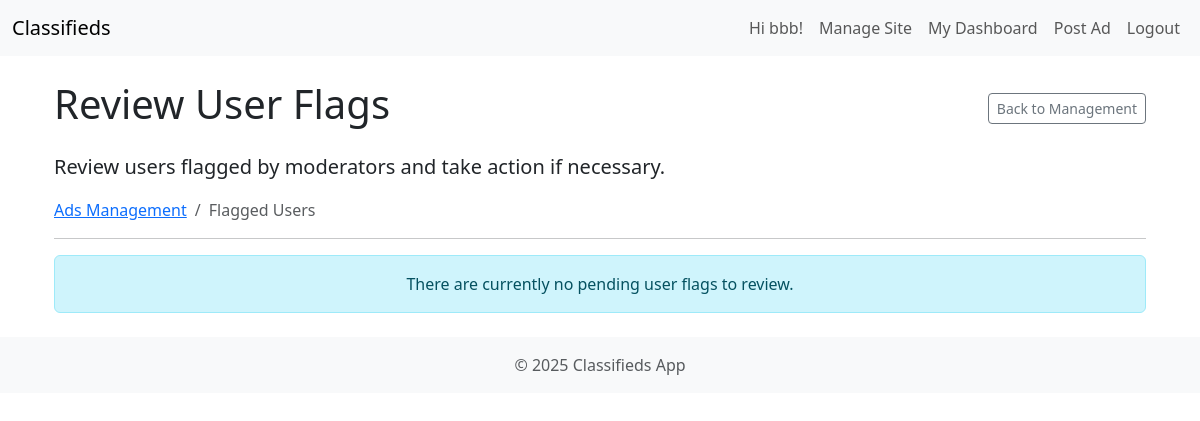
The app's page /manage/flags/ (signed in), older data.
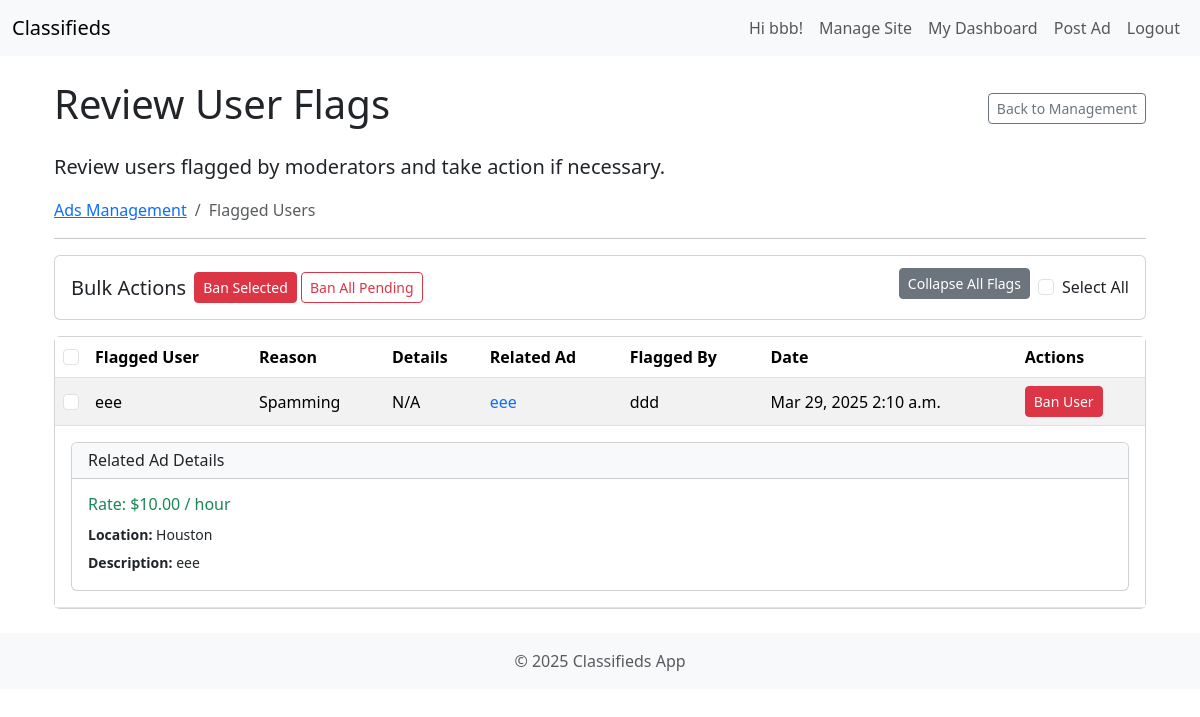
The same page, newer data.
### listings/models.py (models this page shows, shortened)
class UserFlag(models.Model):
   REASON_SPAM = 'SPAM'
   REASON_SCAM = 'SCAM'
   REASON_HACK = 'HACK'
   REASON_OTHER = 'OTHER'
   REASON_CHOICES = [
       (REASON_SPAM, 'Spamming'),
       (REASON_SCAM, 'Scamming / Fraud'),
       (REASON_HACK, 'Hacking / Malicious Activity'),
       (REASON_OTHER, 'Other (See Details)'),
   ]
   STATUS_PENDING = 'PENDING'
   STATUS_RESOLVED = 'RESOLVED'
   STATUS_CHOICES = [
       (STATUS_PENDING, 'Pending Review'),
       (STATUS_RESOLVED, 'Resolved'),
   ]
   flagged_user = models.ForeignKey(
       User,
       on_delete=models.CASCADE,
       related_name='flags_received',
       help_text="The user being reported."
   )
   moderator = models.ForeignKey(
       User,
       on_delete=models.SET_NULL, # Keep flag even if moderator account deleted
       null=True,
       related_name='flags_submitted',
       help_text="The moderator who submitted this flag."
   )
   reason = models.CharField(
       max_length=10,
       choices=REASON_CHOICES,
       help_text="The primary reason for flagging this user."
   )
   details = models.TextField(
       blank=True,
       help_text="Provide specific details, especially if 'Other' reason is selected."
   )
   created_at = models.DateTimeField(auto_now_add=True)
   status = models.CharField(
       max_length=10,
       choices=STATUS_CHOICES,
       default=STATUS_PENDING,
       db_index=True # Index for faster filtering
   )
   class Meta:
       ordering = ['-created_at'] # Show newest flags first
       verbose_name = "User Flag"
       verbose_name_plural = "User Flags"

class Ad(models.Model):
    STATUS_PENDING = 'pending'
    STATUS_APPROVED = 'approved'
    STATUS_DENIED = 'denied'
    STATUS_CHOICES = [
        (STATUS_PENDING, 'Pending Approval'),
        (STATUS_APPROVED, 'Approved'),
        (STATUS_DENIED, 'Denied'),
    ]
    PRICE_TYPE_FIXED = 'fixed'
    PRICE_TYPE_PER_HOUR = 'per_hour'
    PRICE_TYPE_NEGOTIABLE = 'negotiable'
    PRICE_TYPE_FREE = 'free' # Added Free as an option
    PRICE_TYPE_CHOICES = [
        (PRICE_TYPE_FIXED, 'Fixed Price'),
        (PRICE_TYPE_PER_HOUR, 'Per Hour'),
        (PRICE_TYPE_NEGOTIABLE, 'Negotiable'),
        (PRICE_TYPE_FREE, 'Free'),
    ]
    title = models.CharField(max_length=200)
    description = models.TextField()
    price_type = models.CharField(
        max_length=10,
        choices=PRICE_TYPE_CHOICES,
        default=PRICE_TYPE_FIXED
    )
    price = models.DecimalField(max_digits=10, decimal_places=2, blank=True, null=True) # Keep allowing null
    location = models.CharField(max_length=150, blank=True, null=True)
    category = models.ForeignKey(Category, on_delete=models.SET_NULL, null=True, related_name='ads')
    subcategory = models.ForeignKey(SubCategory, on_delete=models.SET_NULL, null=True, related_name='ads')
    author = models.ForeignKey(User, on_delete=models.CASCADE, related_name='ads')
    status = models.CharField(max_length=10, choices=STATUS_CHOICES, default=STATUS_PENDING)
    created_at = models.DateTimeField(auto_now_add=True)
    updated_at = models.DateTimeField(auto_now=True)
    class Meta:
        ordering = ['-created_at'] # Show newest ads first by default

### listings/views.py (the view, shortened to what this page needs)
# urls.py: path('manage/flags/', FlaggedUserListView.as_view(), name='flagged_user_list'), # Add flag review URL
class FlaggedUserListView(SuperuserRequiredMixin, ListView):
    model = UserFlag
    template_name = 'listings/admin/flagged_user_list.html' # Need to create this template
    context_object_name = 'flags'
    paginate_by = 20
    def get_queryset(self):
        flags = UserFlag.objects.filter(status=UserFlag.STATUS_PENDING)\
               .select_related('flagged_user', 'moderator')\
               .order_by('-created_at')
        for flag in flags:
            time_threshold = 60  # seconds
            related_ads = Ad.objects.filter(
                author=flag.flagged_user,
                status=Ad.STATUS_DENIED,
                updated_at__range=(
                    flag.created_at - timedelta(seconds=time_threshold),
                    flag.created_at + timedelta(seconds=time_threshold)
                )
            ).order_by('-updated_at')
            flag.related_ad = related_ads.first() if related_ads.exists() else None
        return flags

### templates/listings/admin/flagged_user_list.html (shortened to what the changed rows need)
{% extends "base.html" %}
{% block content %}
<div class="container mt-4">
    <div class="d-flex justify-content-between align-items-center mb-3 flex-wrap">
        <h1>Review User Flags</h1>
        <a href="{% url 'ads_management' %}" class="btn btn-outline-secondary btn-sm">Back to Management</a>
    </div>
    <p class="lead">Review users flagged by moderators and take action if necessary.</p>
    <nav aria-label="breadcrumb">
        <ol class="breadcrumb">
        </ol>
    </nav>
    <hr>
    {% if not flags %}
         <div class="alert alert-info text-center">
             There are currently no pending user flags to review.
         </div>
    {% else %}
        <form method="post" id="flag-review-form">
            <div class="card mb-3">
                <div class="card-body">
                    <div class="row g-2 align-items-center">
                        <div class="col-md-auto">
                             <h5 class="card-title mb-0">Bulk Actions</h5>
                        </div>
                         <div class="col-md">
                            <div class="d-grid gap-2 d-md-block">
                                <button type="submit" name="action" value="ban_selected" class="btn btn-sm btn-danger" onclick="return confirm('Are you sure you want to ban users associated with the selected flags?')">
                                     Ban Selected
                                </button>
                                <button type="submit" name="action" value="ban_all_pending" class="btn btn-sm btn-outline-danger" onclick="return confirm('Are you sure you want to ban ALL users associated with pending flags?')">
                                     Ban All Pending
                                </button>
                            </div>
                        </div>
                        <div class="col-12 col-md-auto mt-2 mt-md-0">
                            <button type="button" id="toggle-all-details" class="btn btn-sm btn-secondary">Collapse All Flags</button>
                        </div>
                        <div class="col-12 col-md-auto d-none d-md-block">
                             <div class="form-check">
                                 <input type="checkbox" id="select-all-table" class="form-check-input flag-select-all">
                                 <label for="select-all-table" class="form-check-label">Select All</label>
                             </div>
                        </div>
                    </div>
                </div>
            </div>
            <div class="card d-none d-md-block mb-3">
                <div class="card-body p-0">
                    <div class="table-responsive">
                        <table class="table table-striped table-hover mb-0 align-middle">
                            <thead>
                                <tr>
                                    <th style="width: 1%;"><input type="checkbox" id="select-all-proxy-table" class="form-check-input flag-select-all"></th>
                                    <th>Flagged User</th>
                                    <th>Reason</th>
                                    <th>Details</th>
                                    <th>Related Ad</th>
                                    <th>Flagged By</th>
                                    <th>Date</th>
                                    <th>Actions</th>
                                </tr>
                            </thead>
                            <tbody>
                                {% for flag in flags %}
                                    <tr class="flag-row-main"
                                        data-bs-toggle="collapse"
                                        data-bs-target="#details-{{ flag.pk }}"
                                        aria-expanded="true"
                                        aria-controls="details-{{ flag.pk }}"
                                        style="cursor: pointer;">
                                        <td onclick="event.stopPropagation();"><input type="checkbox" name="selected_flags" value="{{ flag.pk }}" class="form-check-input flag-checkbox"></td>
                                        <td>{{ flag.flagged_user.username }}</td>
                                        <td>{{ flag.get_reason_display }}</td>
                                        <td>{{ flag.details|default:"N/A"|truncatechars:50 }}</td>
                                        <td>
                                            {% if flag.related_ad %}
                                                <a href="{% url 'ad_detail' flag.related_ad.pk %}" class="text-decoration-none" title="View ad details" onclick="event.stopPropagation();">
                                                    {{ flag.related_ad.title|truncatechars:30 }}
                                                </a>
                                            {% else %}
                                                <span class="text-muted">No related ad</span>
                                            {% endif %}
                                        </td>
                                        <td>{{ flag.moderator.username|default:"N/A" }}</td>
                                        <td>{{ flag.created_at|date:"M d, Y P" }}</td>
                                        <td onclick="event.stopPropagation();">
                                            <button type="button" class="btn btn-sm btn-danger ban-single-btn" data-flag-id="{{ flag.pk }}" title="Ban {{ flag.flagged_user.username }}"
                                                    onclick="return confirm('Are you sure you want to ban user {{ flag.flagged_user.username }} based on this flag?')">
                                                 Ban User
                                            </button>
                                        </td>
                                    </tr>
                                    <tr class="flag-row-details collapse show flag-details-collapse" id="details-{{ flag.pk }}">
                                        <td colspan="8" class="p-3">
                                            {% if flag.related_ad %}
                                                <div class="card">
                                                    <div class="card-header bg-light">
                                                        <h6 class="mb-0">Related Ad Details</h6>
                                                    </div>
                                                    <div class="card-body">
                                                        <h6 class="text-success">
                                                            {% if flag.related_ad.price_type == 'per_hour' %}Rate: ${{ flag.related_ad.price|floatformat:2 }} / hour{% endif %}
                                                        </h6>
                                                        {% if flag.related_ad.location %}<p class="mb-1"><small><strong>Location:</strong> {{ flag.related_ad.location }}</small></p>{% endif %}
                                                        <p class="mb-0"><small><strong>Description:</strong> {{ flag.related_ad.description|linebreaksbr }}</small></p>
                                                    </div>
                                                </div>
                                            {% else %}
                                                <div class="alert alert-info mb-0">
                                                    No related ad found for this flag. The ad may have been deleted or the flag was created manually.
                                                </div>
                                            {% endif %}
                                        </td>
                                    </tr>
                                {% endfor %}
                            </tbody>
                        </table>
                    </div>
                </div>
            </div>
        </form>
    {% endif %}
</div>
{% endblock content %}

Row changes from the older to the newer data that the page shows:
added UserFlag: flagged_user.username "eee", reason "Spamming", details "N/A", related_ad "eee", moderator.username "ddd", created_at "Mar 29, 2025 2:10 a.m.", related_ad.price "10.00", related_ad.location "Houston", related_ad.description "eee"
Text that changed along with them:
form field value: (not shown) → "☐"
text no longer shown: "There are currently no pending user flags to review."
text now shown: "Bulk Actions Ban Selected Ban All Pending Collapse All Flags Select All Flagged User Reason Details Related Ad Flagged By Date Actions"
